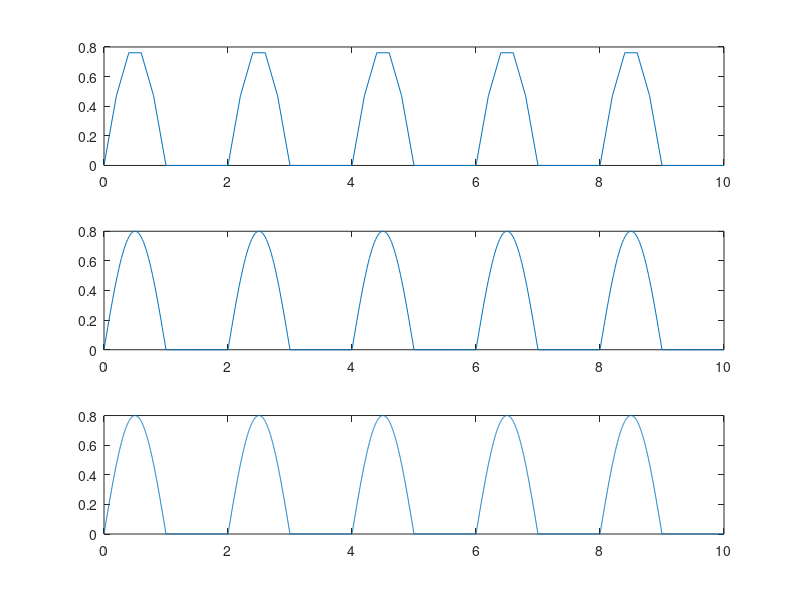

This figure's MATLAB source:
T=10;
%T0 e perioada si f0 e frecventa
T0=2;
f0=1/T0;
t1=0:0.2:T;
t2=0:0.02:T;
t3=0:0.002:T;
%inmultim cu 0.8 pt ca vrem sa avem amplitudine de 0.8
s1=0.8*sin(2*pi*f0*t1);
s2=0.8*sin(2*pi*f0*t2);
s3=0.8*sin(2*pi*f0*t3);
for i=1:length(s1)
if (s1(i)<0)
s1(i)=0;
end;
end;
for i=1:length(s2)
if (s2(i)<0)
s2(i)=0;
end;
end;
for i=1:length(s3)
if (s3(i)<0)
s3(i)=0;
end;
end;
%se cauta componentele negative si se egaleaza cu 0
subplot(3,1,1)
plot(t1,s1)
subplot(3,1,2)
plot(t2,s2)
subplot(3,1,3)
plot(t3,s3)